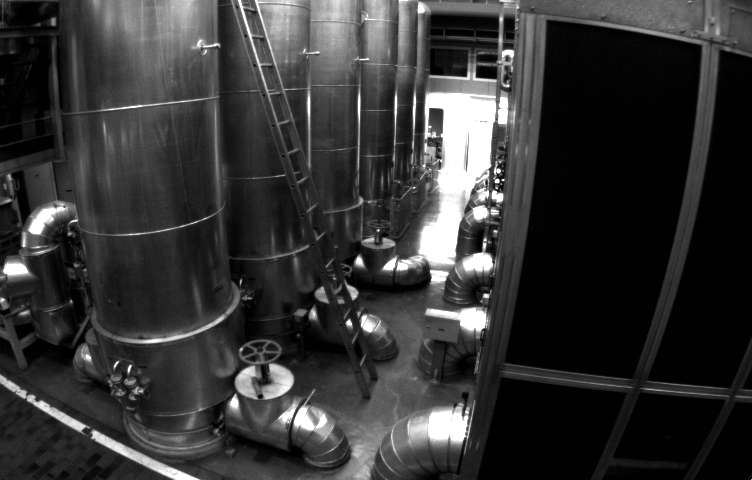
//> input picture gkl_dir/ch5/distorted.png, 752 x 480 px
$ ./imageBasics distorted.png   (built with g++ and OpenCV 4)
//> lines starting //> are read from the running program, lines starting //| are printed output that depends on the picture; after the words box and inside, x2 and y2 are one past the last pixel; in counts of white or black regions, pixels touching at a corner belong together
#include <iostream>
#include <chrono>

using namespace std;

#include <opencv2/core/core.hpp>
#include <opencv2/highgui/highgui.hpp>

int main(int argc, char **argv){

    // Read the image in argv[1]

    cv::Mat image;
    image = cv::imread(argv[1]);
//> image is the input picture: 480 rows x 752 cols, CV_8UC3; min 1, max 255, mean 52.6

    // check if image is loaded

    if (image.data == nullptr) {
        cerr << "file " << argv[1] << " does not exist" << endl;
        return 0;
    }

    cout << "- File " << argv[1] << " loaded." << endl;
//| - File distorted.png loaded.

    cout << "Number of rows: " << image.rows << ", columns: " << image.cols
         << ", channels: " << image.channels() << endl ;
//| Number of rows: 480, columns: 752, channels: 3

    cv::imshow("This is the image", image);
    cv::waitKey(0);

    if (image.type() != CV_8UC1 && image.type() != CV_8UC3){
        // Then its not a greyscale image or RGB image

        cout << "Image type is incorrect (not greyscale)" << endl;
        return 0;
    }

    cout << "- Greyscale/RGB image has been loaded" << endl;


    // Measure time to loop through all pizel data

    chrono::steady_clock::time_point t1 = chrono::steady_clock::now();
    for (size_t y = 0; y < image.rows ; y++){
        // use ptr to get to each row
        unsigned char *row_ptr = image.ptr<unsigned char>(y);

        for (size_t x=0; x < image.cols ; x++){
            unsigned char *data_ptr = &row_ptr[x * image.channels()];

            for (int c=0; c!= image.channels() ; c++){
                unsigned char data = data_ptr[c];
            }
        }
    }

    chrono::steady_clock::time_point t2 = chrono::steady_clock::now();
    chrono::duration<double> time_used = chrono::duration_cast< chrono::duration<double>>(t2 - t1);

    cout << "Time Used " << time_used.count()*1000 << " milli seconds." << endl;

    // Copying images
    // Copying only be referencing

    cv::Mat another_image =  image;

    // Make a rect in another image. This will get reflacted in orig image

    cout << "- Creating changes in a copy of image shows up in original image" << endl;
    another_image(cv::Rect(0,0,100,100)).setTo(0); // set this pixel range to 0
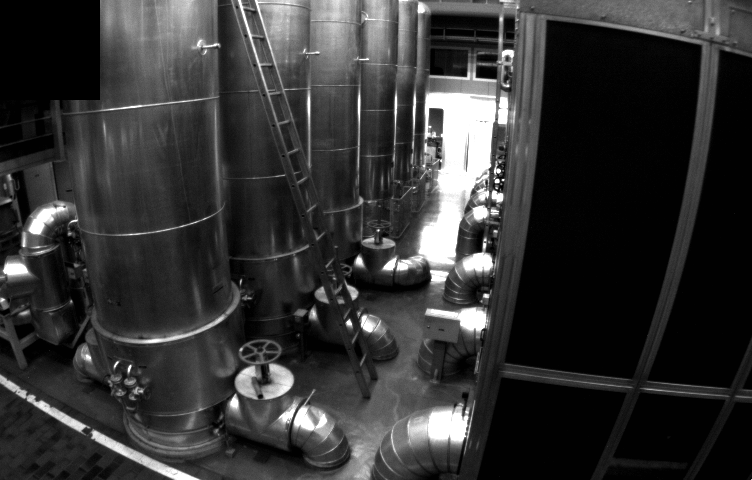
//> another_image: 480 rows x 752 cols, CV_8UC3; 2.77% of pixels changed, all inside (x1, y1, x2, y2) = (0, 0, 100, 100)

    cv::imshow("Original image", image);

    cv::waitKey(0);

    cv::Mat image_clone = image.clone();

    image_clone(cv::Rect(100,0,120,120)).setTo(255);
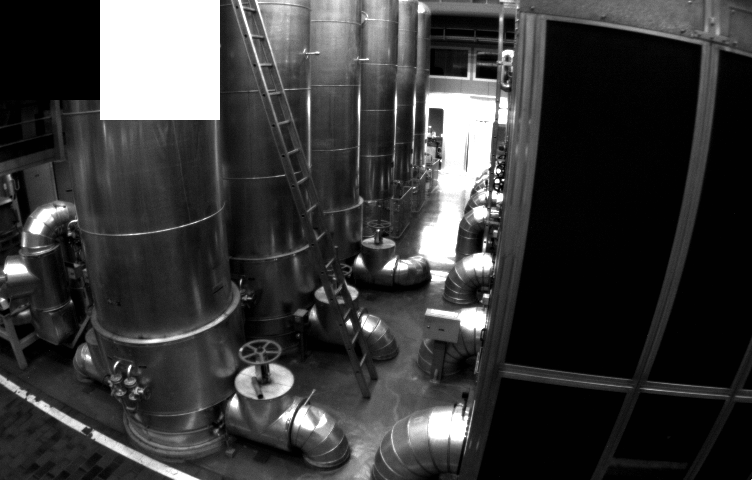
//> image_clone: 480 rows x 752 cols, CV_8UC3; 3.98% of pixels changed, all inside (x1, y1, x2, y2) = (100, 0, 220, 120)

    cout << "An image clone does not translate changes to origingal image" << endl;

    cout << "- Creating a white box in clone image" << endl;

    cv::imshow("Image clone", image_clone);
    cv::waitKey(0);

    cv::destroyAllWindows();
    return 0;


}

$ run again, on gkl_dir/ch5/right.png
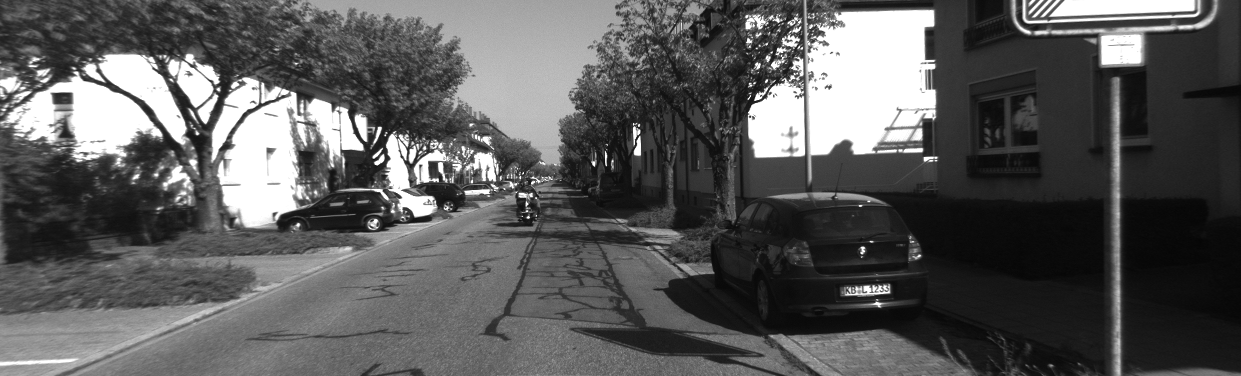
//> input picture gkl_dir/ch5/right.png, 1241 x 376 px
//> image is the input picture: 376 rows x 1241 cols, CV_8UC3; min 5, max 255, mean 90.3
//| - File right.png loaded.
//| Number of rows: 376, columns: 1241, channels: 3
//> `another_image(cv::Rect(0,0,100,100)).setTo(0);`:
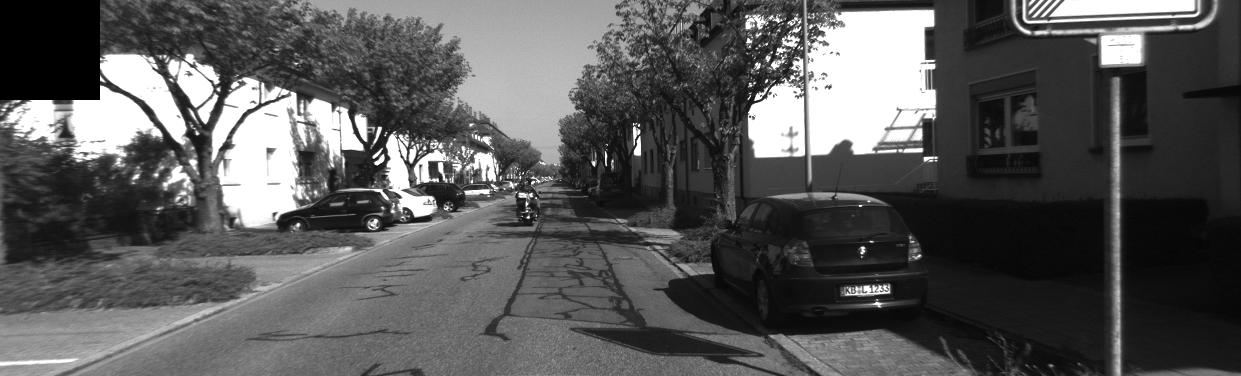
//> another_image: 376 rows x 1241 cols, CV_8UC3; 2.14% of pixels changed, all inside (x1, y1, x2, y2) = (0, 0, 100, 100)
//> `image_clone(cv::Rect(100,0,120,120)).setTo(255);`:
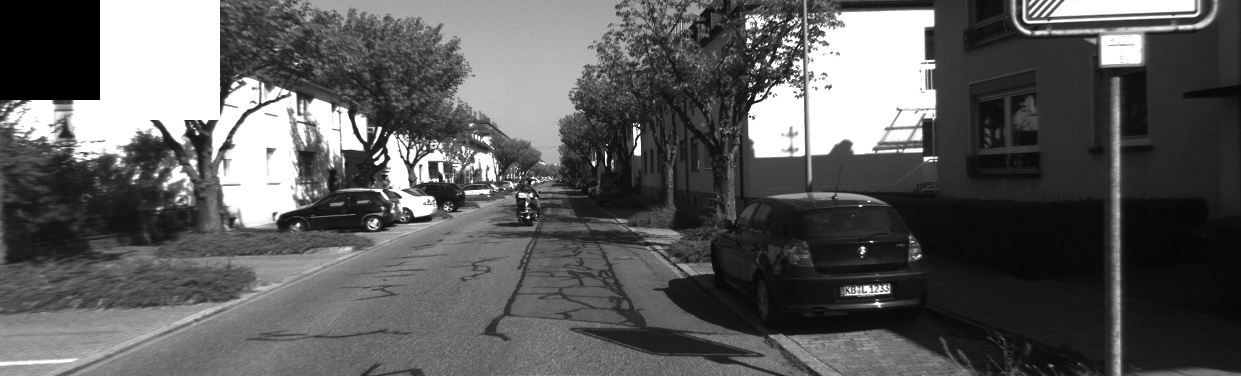
//> image_clone: 376 rows x 1241 cols, CV_8UC3; 2.06% of pixels changed, all inside (x1, y1, x2, y2) = (100, 0, 220, 120)
